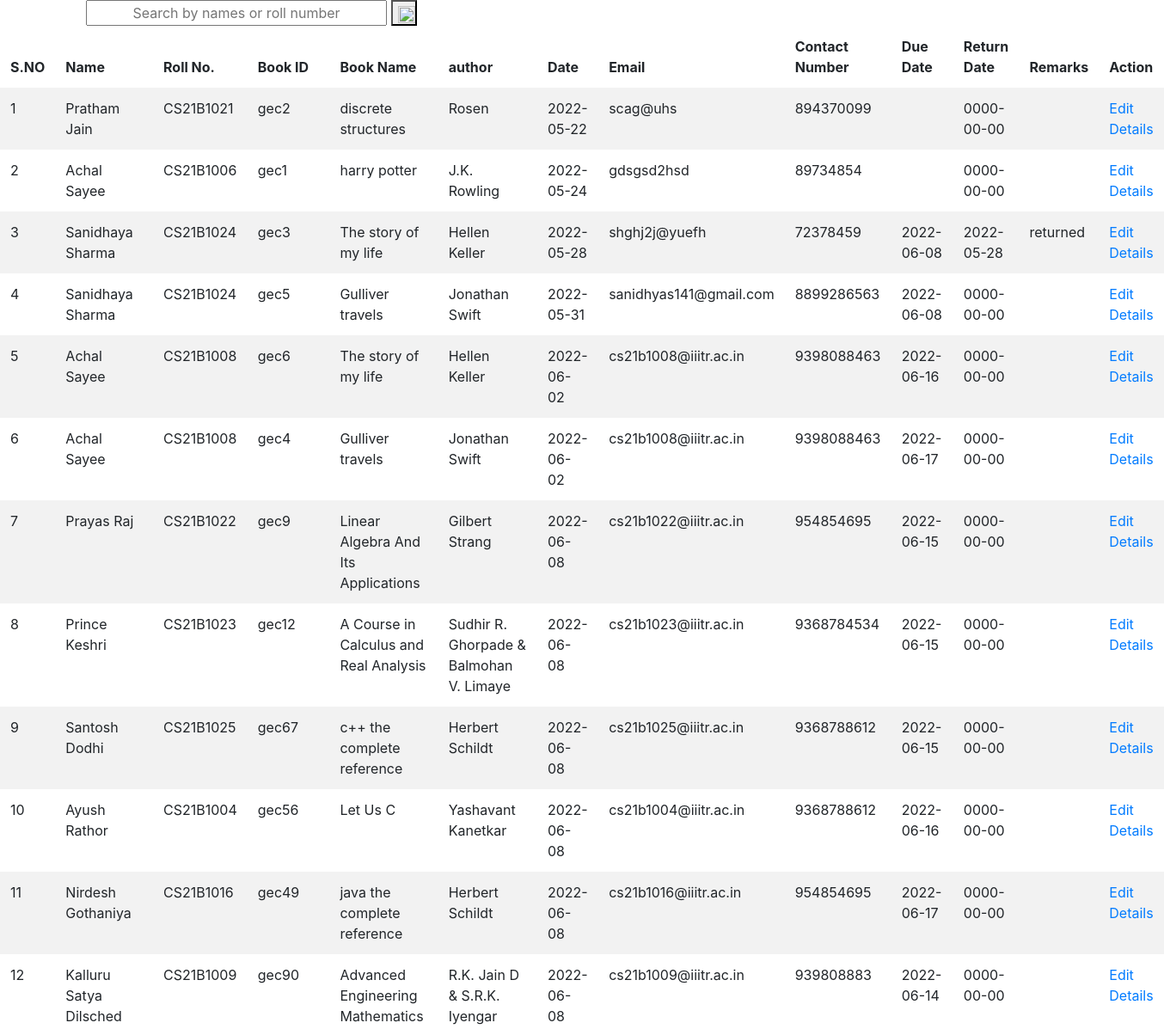
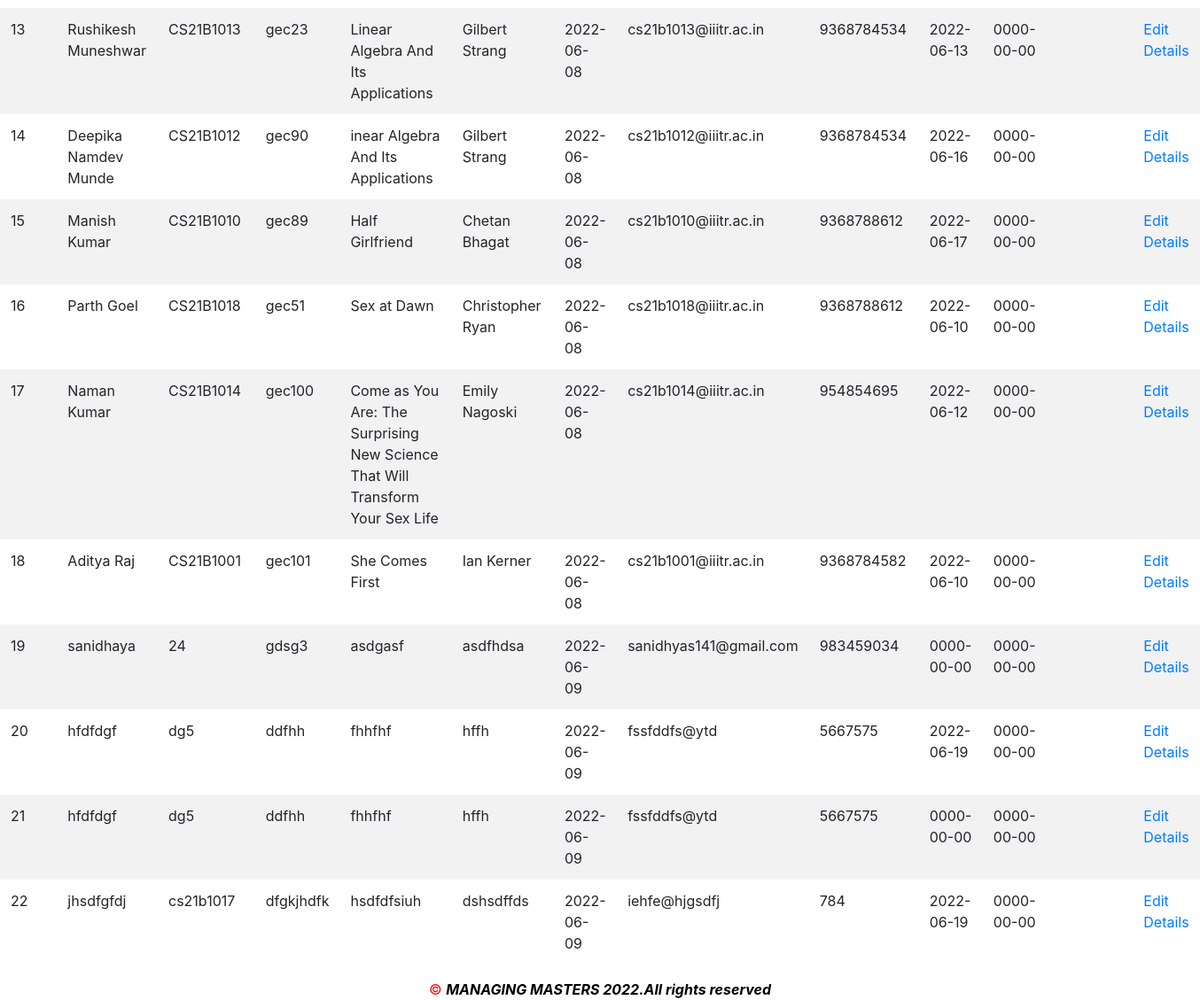
/IIITRmancontent/manageentry/library.php (signed in), run on the app's committed database (2 pictures, top to bottom).
### tables this page shows
CREATE TABLE `libraryentry` (
  `id` int(11) NOT NULL,
  `bookid` varchar(120) NOT NULL,
  `bookname` varchar(120) NOT NULL,
  `author` char(125) NOT NULL,
  `entreename` char(125) NOT NULL,
  `rollno` varchar(120) NOT NULL,
  `issuedate` date NOT NULL DEFAULT current_timestamp(),
  `returndate` date NOT NULL,
  `mobno` bigint(70) NOT NULL,
  `email` varchar(100) NOT NULL,
  `remarks` varchar(500) NOT NULL,
  `duedate` date DEFAULT NULL
);

### IIITRmancontent/manageentry/library.php (the view, shortened to what this page needs)
<?php
$host = "localhost";
$user = "root";
$password = '';
$db_name = "iiitrentry";
$con = mysqli_connect($host, $user, $password, $db_name);
?>
<?php
if ($_SESSION['adloggedin'] != 1) {
    header('location:index.php');
} else {
?>
    <!DOCTYPE html>
    <html lang="en">
    <head>
        <link rel="stylesheet" href="https://cdn.jsdelivr.net/npm/bootstrap@4.6.1/dist/css/bootstrap.min.css">
        <link rel="stylesheet" href="style.css">
    </head>
    <body>
        <form class="" name="search" action="searchlibrary.php" method="post">
            <input class="search-form" type="text" name="search-data" id="searchdata" placeholder="Search by names or roll number" />
            <button class="search-button" type="submit" name="search">
                <img src="https://uxwing.com/wp-content/themes/uxwing/download/01-user_interface/search.png" class="search-img" />
            </button>
        </form>
        <div class="table">
            <table class="table table-borderless table-striped table-earning">
                <thead>
                    <tr>
                    <tr>
                        <th>S.NO</th>
                        <th>Name</th>
                        <th>Roll No.</th>
                        <th>Book ID</th>
                        <th>Book Name</th>
                        <th>author</th>
                        <th>Date</th>
                        <th>Email</th>
                        <th>Contact Number</th>
                        <th>Due Date</th>
                        <th>Return Date</th>
                        <th>Remarks</th>
                        <th>Action</th>
                    </tr>
                    </tr>
                </thead>
                <?php
                $ret = mysqli_query($con, "select *from libraryentry order by issuedate");
                $cnt = 1;
                while ($row = mysqli_fetch_array($ret)) {
                ?>
                    <tr>
                        <td><?php echo $cnt; ?></td>
                        <td><?php echo $row['entreename']; ?></td>
                        <td><?php echo $row['rollno']; ?></td>
                        <td><?php echo $row['bookid']; ?></td>
                        <td><?php echo $row['bookname']; ?></td>
                        <td><?php echo $row['author']; ?></td>
                        <td><?php echo $row['issuedate']; ?></td>
                        <td><?php echo $row['email']; ?></td>
                        <td><?php echo $row['mobno']; ?></td>
                        <td><?php echo $row['duedate']; ?></td>
                        <td><?php echo $row['returndate']; ?></td>
                        <td><?php echo $row['remarks']; ?></td>
                        <td><a href="libraryedit.php?editid=<?php echo $row['id']; ?>" title="View Full Details">Edit Details</a></td>
                    </tr>
                <?php
                    $cnt = $cnt + 1;
                } ?>
            </table>
        </div>
        <div class="text-center copyright-section">
            <span style="color:red;">&#169</span> <span style="font-style:italic;"><b> MANAGING MASTERS 2022.All rights reserved</b></span>
        </div>
    </body>
    </html>
<?php } ?>

### IIITRmancontent/manageentry/style.css (style rules this page uses)
.search-form { margin-left:100px; width:350px; text-align: center; }
.search-img { height:20px; width:20px; }
.search-button { height:30px; width:30px; }
.copyright-section { background-color:white; color:black; }

### data on the page
libraryentry: entreename "Pratham Jain", rollno "CS21B1021", bookid "gec2", bookname "discrete structures", author "Rosen", issuedate "2022-05-22", email "scag@uhs", mobno "894370099", returndate "0000-00-00"
libraryentry: entreename "Achal Sayee", rollno "CS21B1006", bookid "gec1", bookname "harry potter", author "J.K. Rowling", issuedate "2022-05-24", email "gdsgsd2hsd", mobno "89734854", returndate "0000-00-00"
libraryentry: entreename "Sanidhaya Sharma", rollno "CS21B1024", bookid "gec3", bookname "The story of my life", author "Hellen Keller", issuedate "2022-05-28", email "shghj2j@yuefh", mobno "72378459", duedate "2022-06-08", returndate "2022-05-28", remarks "returned"
libraryentry: entreename "Sanidhaya Sharma", rollno "CS21B1024", bookid "gec5", bookname "Gulliver travels", author "Jonathan Swift", issuedate "2022-05-31", email "sanidhyas141@gmail.com", mobno "8899286563", duedate "2022-06-08", returndate "0000-00-00"
libraryentry: entreename "Achal Sayee", rollno "CS21B1008", bookid "gec6", bookname "The story of my life", author "Hellen Keller", issuedate "2022-06-02", email "cs21b1008@iiitr.ac.in", mobno "9398088463", duedate "2022-06-16", returndate "0000-00-00"
libraryentry: entreename "Achal Sayee", rollno "CS21B1008", bookid "gec4", bookname "Gulliver travels", author "Jonathan Swift", issuedate "2022-06-02", email "cs21b1008@iiitr.ac.in", mobno "9398088463", duedate "2022-06-17", returndate "0000-00-00"
libraryentry: entreename "Prayas Raj", rollno "CS21B1022", bookid "gec9", bookname "Linear Algebra And Its Applications", author "Gilbert Strang", issuedate "2022-06-08", email "cs21b1022@iiitr.ac.in", mobno "954854695", duedate "2022-06-15", returndate "0000-00-00"
libraryentry: entreename "Prince Keshri", rollno "CS21B1023", bookid "gec12", bookname "A Course in Calculus and Real Analysis", author "Sudhir R. Ghorpade & Balmohan V. Limaye", issuedate "2022-06-08", email "cs21b1023@iiitr.ac.in", mobno "9368784534", duedate "2022-06-15", returndate "0000-00-00"
libraryentry: entreename "Santosh Dodhi", rollno "CS21B1025", bookid "gec67", bookname "c++ the complete reference", author "Herbert Schildt", issuedate "2022-06-08", email "cs21b1025@iiitr.ac.in", mobno "9368788612", duedate "2022-06-15", returndate "0000-00-00"
libraryentry: entreename "Ayush Rathor", rollno "CS21B1004", bookid "gec56", bookname "Let Us C", author "Yashavant Kanetkar", issuedate "2022-06-08", email "cs21b1004@iiitr.ac.in", mobno "9368788612", duedate "2022-06-16", returndate "0000-00-00"
libraryentry: entreename "Nirdesh Gothaniya", rollno "CS21B1016", bookid "gec49", bookname "java the complete reference", author "Herbert Schildt", issuedate "2022-06-08", email "cs21b1016@iiitr.ac.in", mobno "954854695", duedate "2022-06-17", returndate "0000-00-00"
libraryentry: entreename "Kalluru Satya Dilsched", rollno "CS21B1009", bookid "gec90", bookname "Advanced Engineering Mathematics", author "R.K. Jain D & S.R.K. Iyengar", issuedate "2022-06-08", email "cs21b1009@iiitr.ac.in", mobno "939808883", duedate "2022-06-14", returndate "0000-00-00"
libraryentry: entreename "Rushikesh Muneshwar", rollno "CS21B1013", bookid "gec23", bookname "Linear Algebra And Its Applications", author "Gilbert Strang", issuedate "2022-06-08", email "cs21b1013@iiitr.ac.in", mobno "9368784534", duedate "2022-06-13", returndate "0000-00-00"
libraryentry: entreename "Deepika Namdev Munde", rollno "CS21B1012", bookid "gec90", bookname "inear Algebra And Its Applications", author "Gilbert Strang", issuedate "2022-06-08", email "cs21b1012@iiitr.ac.in", mobno "9368784534", duedate "2022-06-16", returndate "0000-00-00"
libraryentry: entreename "Manish Kumar", rollno "CS21B1010", bookid "gec89", bookname "Half Girlfriend", author "Chetan Bhagat", issuedate "2022-06-08", email "cs21b1010@iiitr.ac.in", mobno "9368788612", duedate "2022-06-17", returndate "0000-00-00"
libraryentry: entreename "Parth Goel", rollno "CS21B1018", bookid "gec51", bookname "Sex at Dawn", author "Christopher Ryan", issuedate "2022-06-08", email "cs21b1018@iiitr.ac.in", mobno "9368788612", duedate "2022-06-10", returndate "0000-00-00"
libraryentry: entreename "Naman Kumar", rollno "CS21B1014", bookid "gec100", bookname "Come as You Are: The Surprising New Science That Will Transform Your Sex Life", author "Emily Nagoski", issuedate "2022-06-08", email "cs21b1014@iiitr.ac.in", mobno "954854695", duedate "2022-06-12", returndate "0000-00-00"
libraryentry: entreename "Aditya Raj", rollno "CS21B1001", bookid "gec101", bookname "She Comes First", author "Ian Kerner", issuedate "2022-06-08", email "cs21b1001@iiitr.ac.in", mobno "9368784582", duedate "2022-06-10", returndate "0000-00-00"
libraryentry: entreename "sanidhaya", rollno "24", bookid "gdsg3", bookname "asdgasf", author "asdfhdsa", issuedate "2022-06-09", email "sanidhyas141@gmail.com", mobno "983459034", duedate "0000-00-00", returndate "0000-00-00"
libraryentry: entreename "hfdfdgf", rollno "dg5", bookid "ddfhh", bookname "fhhfhf", author "hffh", issuedate "2022-06-09", email "fssfddfs@ytd", mobno "5667575", duedate "2022-06-19", returndate "0000-00-00"
libraryentry: entreename "hfdfdgf", rollno "dg5", bookid "ddfhh", bookname "fhhfhf", author "hffh", issuedate "2022-06-09", email "fssfddfs@ytd", mobno "5667575", duedate "0000-00-00", returndate "0000-00-00"
libraryentry: entreename "jhsdfgfdj", rollno "cs21b1017", bookid "dfgkjhdfk", bookname "hsdfdfsiuh", author "dshsdffds", issuedate "2022-06-09", email "iehfe@hjgsdfj", mobno "784", duedate "2022-06-19", returndate "0000-00-00"
